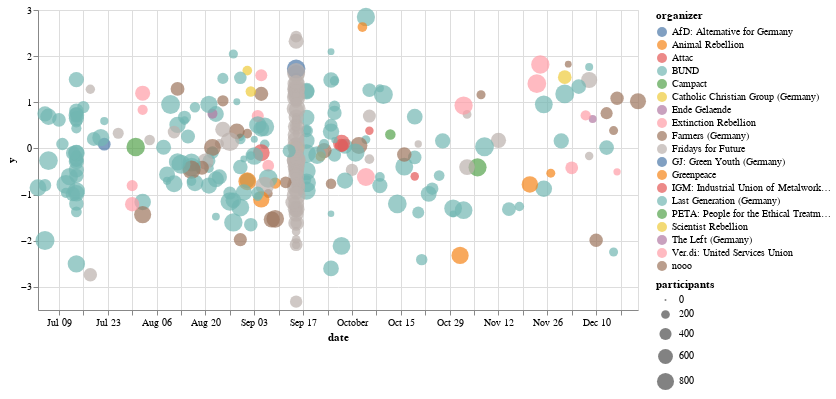

The notebook cell saved with this chart:
### Code cell
import pandas as pd
import numpy as np
import altair as alt

df = pd.DataFrame(events)
df["organizer"] = df["organizers"].apply(lambda x: x[0] if x else "nooo")
df["y"] = np.random.normal(loc=0, scale=1, size=len(df))
df["participants"] = np.random.randint(100, 1000, size=len(df))
df.head()

alt.Chart(df).mark_circle().encode(
    x="date:T",  # T: temporal
    y="y:Q",  # Q: quantitative
    color="organizer:N",  # N: nominal
    size="participants:Q",  # Quantitative size encoding
).properties(width=600, height=300)

### Figure 1 — Vega-Lite specification as saved in the notebook (floating-point values rounded to 4 significant figures; data arrays with more than 128 entries replaced by an {"elided": "..."} marker saying what was removed)
{"config": {"view": {"continuousWidth": 300, "continuousHeight": 300}}, "data": {"name": "data-afd9216840cb6afbf0d870931079d44c"}, "mark": {"type": "circle"}, "encoding": {"color": {"field": "organizer", "type": "nominal"}, "size": {"field": "participants", "type": "quantitative"}, "x": {"field": "date", "type": "temporal"}, "y": {"field": "y", "type": "quantitative"}}, "height": 300, "width": 600, "$schema": "https://vega.github.io/schema/vega-lite/v5.17.0.json", "datasets": {"data-afd9216840cb6afbf0d870931079d44c": {"elided": "310 records"}}}
